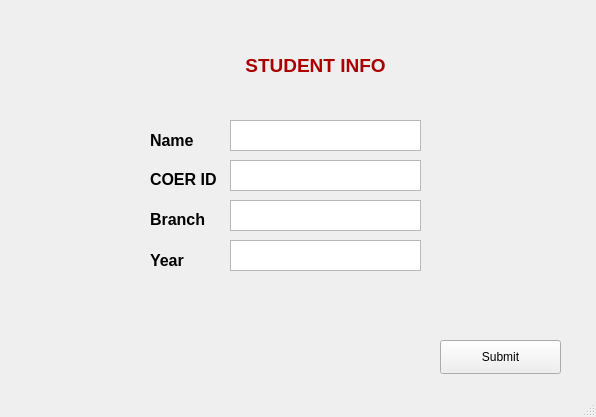
<?xml version="1.0" encoding="UTF-8"?>
<ui version="4.0">
 <class>MainWindow</class>
 <widget class="QMainWindow" name="MainWindow">
  <property name="geometry">
   <rect>
    <x>0</x>
    <y>0</y>
    <width>596</width>
    <height>417</height>
   </rect>
  </property>
  <property name="windowTitle">
   <string>STA</string>
  </property>
  <property name="windowIcon">
   <iconset>
    <normaloff>index.png</normaloff>index.png</iconset>
  </property>
  <widget class="QWidget" name="centralwidget">
   <widget class="QTextEdit" name="name_enter">
    <property name="geometry">
     <rect>
      <x>230</x>
      <y>120</y>
      <width>191</width>
      <height>31</height>
     </rect>
    </property>
   </widget>
   <widget class="QLabel" name="name">
    <property name="geometry">
     <rect>
      <x>150</x>
      <y>130</y>
      <width>61</width>
      <height>21</height>
     </rect>
    </property>
    <property name="frameShadow">
     <enum>QFrame::Sunken</enum>
    </property>
    <property name="lineWidth">
     <number>3</number>
    </property>
    <property name="text">
     <string>&lt;html&gt;&lt;head/&gt;&lt;body&gt;&lt;p&gt;&lt;span style=&quot; font-size:12pt; font-weight:600;&quot;&gt;Name&lt;/span&gt;&lt;/p&gt;&lt;/body&gt;&lt;/html&gt;</string>
    </property>
    <property name="wordWrap">
     <bool>false</bool>
    </property>
   </widget>
   <widget class="QLabel" name="Coer_id">
    <property name="geometry">
     <rect>
      <x>150</x>
      <y>170</y>
      <width>81</width>
      <height>20</height>
     </rect>
    </property>
    <property name="text">
     <string>&lt;html&gt;&lt;head/&gt;&lt;body&gt;&lt;p&gt;&lt;span style=&quot; font-size:12pt; font-weight:600;&quot;&gt;COER ID&lt;/span&gt;&lt;/p&gt;&lt;/body&gt;&lt;/html&gt;</string>
    </property>
   </widget>
   <widget class="QTextEdit" name="coer_id_enter">
    <property name="geometry">
     <rect>
      <x>230</x>
      <y>160</y>
      <width>191</width>
      <height>31</height>
     </rect>
    </property>
   </widget>
   <widget class="QLabel" name="brach">
    <property name="geometry">
     <rect>
      <x>150</x>
      <y>210</y>
      <width>71</width>
      <height>18</height>
     </rect>
    </property>
    <property name="text">
     <string>&lt;html&gt;&lt;head/&gt;&lt;body&gt;&lt;p&gt;&lt;span style=&quot; font-size:12pt; font-weight:600;&quot;&gt;Branch&lt;/span&gt;&lt;/p&gt;&lt;/body&gt;&lt;/html&gt;</string>
    </property>
   </widget>
   <widget class="QTextEdit" name="branch_enter">
    <property name="geometry">
     <rect>
      <x>230</x>
      <y>200</y>
      <width>191</width>
      <height>31</height>
     </rect>
    </property>
   </widget>
   <widget class="QPushButton" name="mark">
    <property name="geometry">
     <rect>
      <x>440</x>
      <y>340</y>
      <width>121</width>
      <height>34</height>
     </rect>
    </property>
    <property name="text">
     <string>Submit</string>
    </property>
   </widget>
   <widget class="QLabel" name="st">
    <property name="geometry">
     <rect>
      <x>170</x>
      <y>50</y>
      <width>291</width>
      <height>31</height>
     </rect>
    </property>
    <property name="text">
     <string>&lt;html&gt;&lt;head/&gt;&lt;body&gt;&lt;p align=&quot;center&quot;&gt;&lt;span style=&quot; font-size:14pt; font-weight:600; color:#aa0000;&quot;&gt;STUDENT INFO&lt;/span&gt;&lt;/p&gt;&lt;/body&gt;&lt;/html&gt;</string>
    </property>
   </widget>
   <widget class="QLabel" name="brach_2">
    <property name="geometry">
     <rect>
      <x>150</x>
      <y>250</y>
      <width>71</width>
      <height>21</height>
     </rect>
    </property>
    <property name="text">
     <string>&lt;html&gt;&lt;head/&gt;&lt;body&gt;&lt;p&gt;&lt;span style=&quot; font-size:12pt; font-weight:600;&quot;&gt;Year&lt;/span&gt;&lt;/p&gt;&lt;/body&gt;&lt;/html&gt;</string>
    </property>
   </widget>
   <widget class="QTextEdit" name="branch_enter_2">
    <property name="geometry">
     <rect>
      <x>230</x>
      <y>240</y>
      <width>191</width>
      <height>31</height>
     </rect>
    </property>
   </widget>
  </widget>
  <widget class="QStatusBar" name="statusbar"/>
 </widget>
 <resources/>
 <connections/>
</ui>
